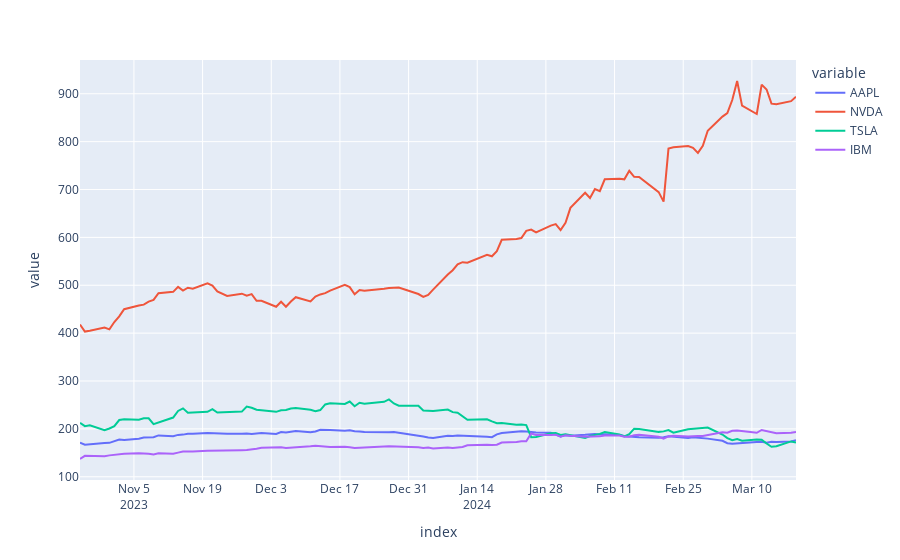

Here is the notebook cell this chart was saved with:
### Code cell
import plotly_express as px

px.line(stocks, x=stocks.index, y=stocks.columns)
